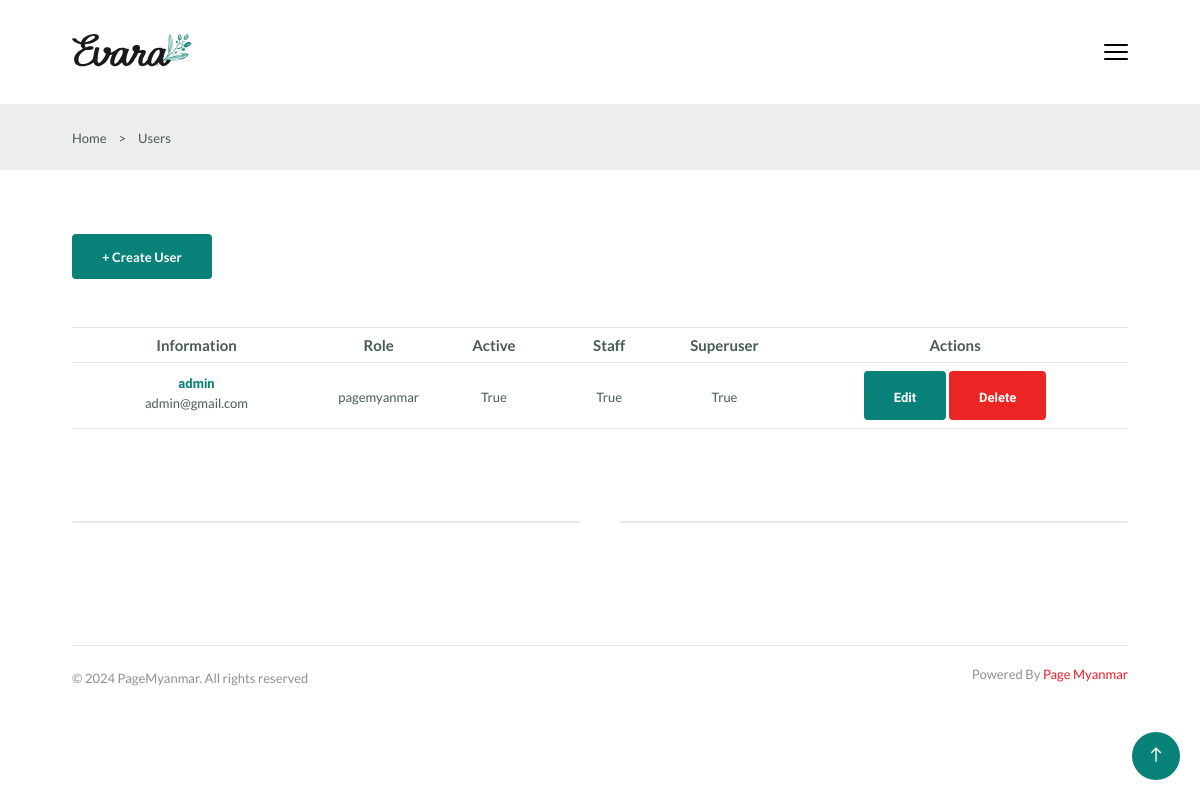
Screenshot of /users/ (signed in) with the database file from the repository.
### authentication/models.py (models this page shows, shortened)
class UserModel(AbstractBaseUser,PermissionsMixin):
    id = models.UUIDField(primary_key=True, default=uuid.uuid4, editable=False)
    email = models.EmailField(unique=True)
    username = models.CharField(max_length=255)
    role = models.ForeignKey(RoleModel, on_delete=models.SET_NULL, null=True, blank=True)
    is_active = models.BooleanField(default=True)
    is_superuser = models.BooleanField(default=False)
    _is_staff = models.BooleanField(default=False)
    created_at = models.DateTimeField(auto_now_add=True)
    updated_at = models.DateTimeField(auto_now=True)
    objects = CustomUserManager()
    USERNAME_FIELD = 'email'
    REQUIRED_FIELDS = ['username']
    def has_permission(self, perm_codename):
        if self.role:
            return self.role.permissions.filter(codename=perm_codename).exists()
        return False
    @property
    def is_staff(self):
        return self.is_superuser or self._is_staff

class RoleModel(models.Model):
    name = models.CharField(max_length=255, unique=True)
    permissions = models.ManyToManyField('auth.Permission', blank=True)
    created_at = models.DateTimeField(auto_now_add=True)
    updated_at = models.DateTimeField(auto_now=True)
    def __str__(self):
        return self.name

### app/views.py (the view)
# urls.py: path('users/',Users),
@login_required(login_url=settings.LOGIN_URL)
@role_permission_required('authentication.view_usermodel')
def Users(request):
    users = UserModel.objects.all().order_by('-created_at')
    roles = RoleModel.objects.all().order_by('-created_at')
    context = {
        "users": users,
        "roles": roles
    }
    return render(request, 'users.html',context)

### app/context_processors.py (called while the page is built, shortened)
def Counts(request):
    table_id = request.resolver_match.kwargs.get('id')  # Get `id` from the URL kwargs
    return {
        'cart_count': 0,
    }

### app/templatetags/custom_permissions.py (called while the page is built)
@register.filter
def has_role_permission(user, permission_codename):
    if user.is_authenticated and hasattr(user, 'has_permission'):
        return user.has_permission(permission_codename)
    return False

### templates/users.html (shortened to what this page needs)
{% extends 'components/base.html' %}
{% load custom_permissions %}
{% block body %}
<section class="breadcrumb">
    <ul class="breadcrumb__list flex container">
        <li><a href="/" class="breadcrumb__link">Home</a></li>
        <li><span class="breadcrumb__link">></span></li>
        <li><span class="breadcrumb__link">Users</span></li>
    </ul>
</section>
<section class="cart section--lg container">
    {% if request.user|has_role_permission:'add_usermodel' %}
    <button onclick="window.location.href='/create-user/'" style="margin-bottom: 3rem;" class="btn btn--md">+ Create User</button>
    {% endif %}
    <div class="table__container">
        <table class="table">
            <tr>
                <th>Information</th>
                <th style="width: 100px;">Role</th>
                <th style="width: 100px;">Active</th>
                <th style="width: 100px;">Staff</th>
                <th style="width: 100px;">Superuser</th>
                {% if request.user|has_role_permission:'change_usermodel' and request.user|has_role_permission:'delete_usermodel' %}
                <th style="width: 300px;">Actions</th>
                {% endif %}
            </tr>
            {% for user in users %}
            <tr>
                <td>
                    <h3 style="white-space: nowrap;" class="table__title">{{user.username}}</h3>
                    <p class="table__description">{{user.email}}</p>
                </td>
                <td style="width: 100px;">
                    <span class="table__price">{{user.role}}</span>
                </td>
                <td style="width: 100px;">
                    <span class="table__price">{{user.is_active}}</span>
                </td>
                <td style="width: 100px;">
                    <span class="table__price">{{user.is_staff}}</span>
                </td>
                <td style="width: 100px;">
                    <span class="table__price">{{user.is_superuser}}</span>
                </td>
                {% if request.user|has_role_permission:'change_usermodel' and request.user|has_role_permission:'delete_usermodel' %}
                <td style="width: 300px;">
                    <a href="/update-user/{{user.id}}/" class="btn btn-es">Edit</a>
                    <a href="/update-user/{{user.id}}/" class="btn btn-es delete">Delete</a>
                </td>
                {% endif %}
            </tr>
            {% endfor %}
        </table>
    </div>
    <div class="divider">
        <i class="fi fi-rs-fingerprint"></i>
    </div>
</section>
{% endblock %}

### static/css/style.css (style rules this page uses)
:root { --header-height: 4rem; --first-color: hsl(176, 88%, 27%); --first-color-alt: hsl(129, 44%, 94%); --second-color: hsl(34, 94%, 87%); --title-color: hsl(0, 0%, 13%); --text-color: hsl(154, 13%, 32%); --text-color-light: hsl(60, 1%, 56%); --body-color: hsl(0, 0%, 100%); --container-color: hsl(0, 0%, 93%); --border-color: hsl(129, 36%, 85%); --border-color-alt: hsl(133, 15%, 90%); --delete-color: hsl(0, 83%, 53%); --image-bg-color: #f1f1f1; --body-font: 'Lato', sans-serif; --second-font: 'Spartan', sans-serif; --big-font-size: 3.5rem; --h1-font-size: 2.75rem; --h2-font-size: 2rem; --h3-font-size: 1.75rem; --h4-font-size: 1.375rem; --large-font-size: 1.125rem; --normal-font-size: 1rem; --small-font-size: 0.875rem; --smaller-font-size: 0.75rem; --tiny-font-size: 0.6875rem; --weight-400: 400; --weight-500: 500; --weight-600: 600; --weight-700: 700; --transition: cubic-bezier(0, 0, 0.05, 1); --transition-ease-in-out: all 0.3s ease-in-out; }
@media screen and (max-width: 1200px) { :root { --big-font-size: 2.25rem; --h1-font-size: 2rem; --h2-font-size: 1.375rem; --h3-font-size: 1.25rem; --h4-font-size: 1.125rem; --large-font-size: 1rem; --normal-font-size: 0.9375rem; --small-font-size: 0.8125rem; --smaller-font-size: 0.6875rem; --tiny-font-size: 0.625rem; } }
* { margin: 0; padding: 0; box-sizing: border-box; }
input, textarea, select, body { color: var(--text-color); font-family: var(--body-font); font-size: var(--normal-font-size); font-weight: var(--weight-400); }
body { background-color: var(--body-color); }
h1, h2, h3, h4 { font-family: var(--second-font); color: var(--title-color); font-weight: var(--weight-600); }
ul { list-style: none; }
a { text-decoration: none; }
p { line-height: 1.5rem; }
button, label { cursor: pointer; }
button, textarea, input, select { background-color: transparent; border: none; outline: none; }
table { width: 100%; border-collapse: collapse; }
.container { max-width: 1440px; margin-inline: auto; padding-inline: .75rem; }
.section--lg { padding-block: 4rem; }
.btn, .swal2-confirm, .swal2-cancel { display: inline-block; background: var(--first-color); border: 2px solid var(--first-color); color: var(--body-color); padding-inline: 1.75rem; height: 49px; line-height: 49px; border-radius: .25rem; font-family: var(--second-font); font-size: var(--small-font-size); font-weight: var(--weight-700); transition: all 0.4s var(--transition); }
.btn--md, .btn--sm, .btn--es { font-family: var(--body-font); }
.btn--md { height: 45px; line-height: 42px; }
.delete, .swal2-cancel { background-color: var(--delete-color); border-color: var(--delete-color); }
.flex { display: flex; align-items: center; column-gap: 0.5rem; }
.breadcrumb { background-color: var(--container-color); padding-block: 1.5rem; }
.breadcrumb__list { column-gap: 0.75rem; }
.breadcrumb__link { color: var(--text-color); font-size: var(--small-font-size); }
.table__container { overflow-x: auto; }
.table { table-layout: fixed; margin-bottom: 2rem; }
.table tr { border-top: 1px solid var(--border-color-alt); }
.table tr:last-child { border-bottom: 1px solid var(--border-color-alt); }
.table tr th:nth-child(1), .table tr td:nth-child(1) { width: 216px; }
.table tr th:nth-child(2), .table tr td:nth-child(2) { width: 400px; }
.table tr th:nth-child(3), .table tr td:nth-child(3) { width: 108px; }
.table tr th:nth-child(4), .table tr td:nth-child(4) { width: 220px; }
.table tr th:nth-child(5), .table tr td:nth-child(5) { width: 300px; }
.table tr th:nth-child(6), .table tr td:nth-child(6) { width: 152px; }
.table tr th, .table tr td { padding: 0.5rem; text-align: center; }
.table__title, .table__description, .table__price, .table__subtotal, .table__trash, .table__stock { font-size: var(--small-font-size); }
.table__title, .table__stock { color: var(--first-color); }
.table__description { max-width: 250px; margin-inline: auto; display: -webkit-box; line-clamp: 2; -webkit-line-clamp: 2; -webkit-box-orient: vertical; overflow: hidden; }
.divider { position: relative; text-align: center; margin-block: 3rem; }
.divider::before { content: ''; position: absolute; top: 50%; left: 0; width: 100%; border-top: 2px solid var(--border-color-alt); }
.divider i { color: var(--text-color-light); background-color: var(--body-color); font-size: 1.25rem; padding-inline: 1.25rem; position: relative; z-index: 10; }
@media screen and (max-width: 1520px) { .container { max-width: 1260px; } }
@media screen and (max-width: 1320px) { .container { max-width: 1080px; } }

### rows the page displays
UserModel: username "admin", email "admin@gmail.com", role "pagemyanmar", is_active "True", is_staff "True", is_superuser "True"
